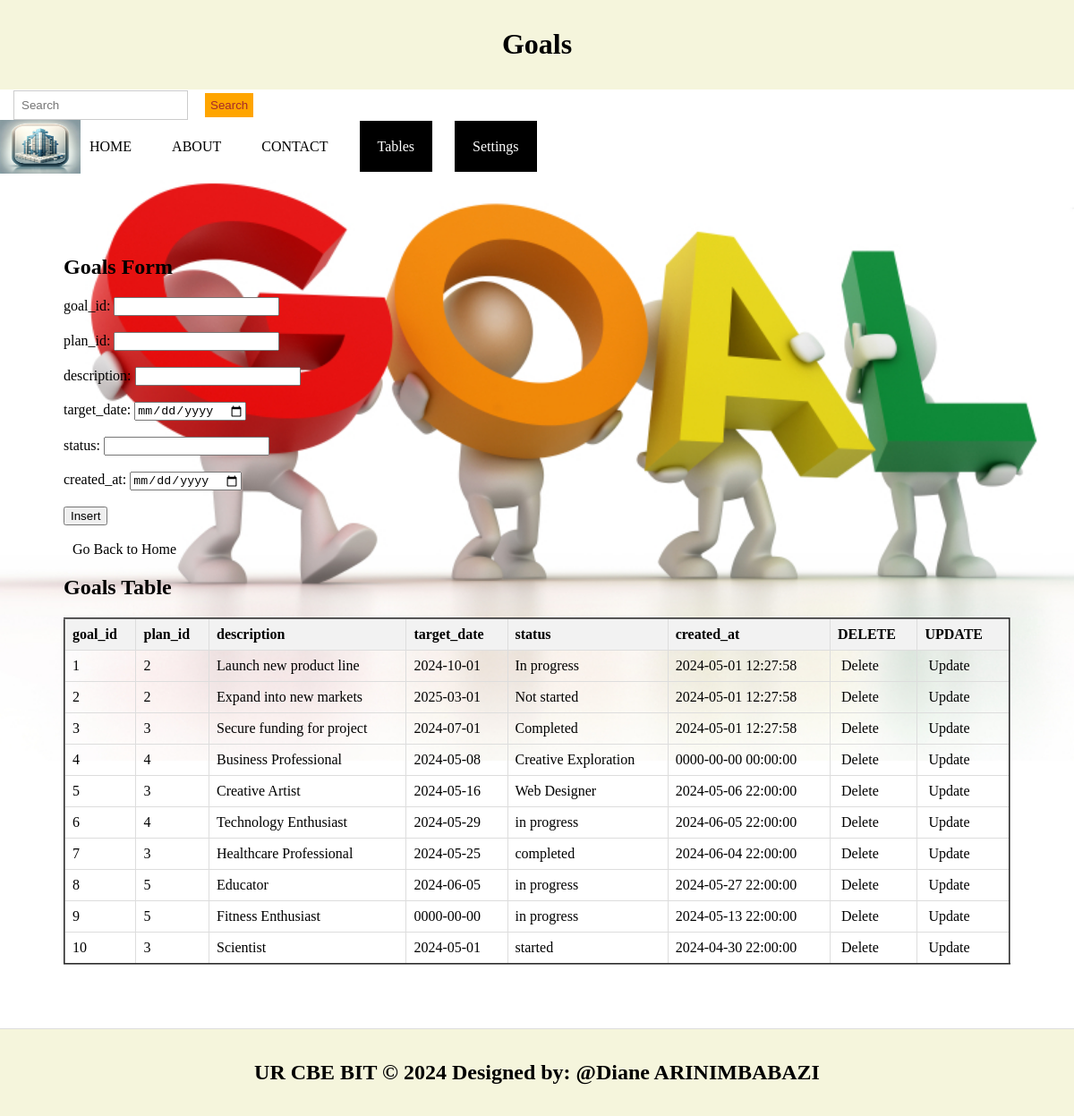
/goals.php, run on the app's committed database.
### tables this page shows
CREATE TABLE `goals` (
  `goal_id` int(11) NOT NULL,
  `plan_id` int(11) NOT NULL,
  `description` text NOT NULL,
  `target_date` date NOT NULL,
  `status` varchar(255) NOT NULL,
  `created_at` timestamp NOT NULL DEFAULT current_timestamp()
);

### goals.php (the view, shortened to what this page needs)
<!DOCTYPE html>
<html lang="en">
<head>
  <link rel="stylesheet" type="text/css" href="style.css" title="style 1" media="screen, tv, projection, handheld, print"/>
</head>
<body style="background-image: url('./Images/Goal.jpg');background-repeat: no-repeat;background-size:cover;">
  <header>
    <h1>Goals</h1>
  </header>
  <form class="d-flex" role="search" action="search.php">
    <input class="form-control me-2" type="search" placeholder="Search" aria-label="Search" name="query">
    <button class="btn btn-outline-success" type="submit">Search</button>
  </form>
  <ul>
    <img src="./Images/logo.png" width="90" height="60" alt="Logo">
    <li><a href="./home.html">HOME</a></li>
    <li><a href="./about.html">ABOUT</a></li>
    <li><a href="./contact.html">CONTACT</a></li>
    <li class="dropdown">
      <a href="#" style="padding: 20px; color: white; background-color:black; text-decoration: none;">Tables</a>
    </li>
    <li class="dropdown">
      <a href="#" style="padding: 20px; color: white; background-color:black; text-decoration: none;">Settings</a>
    </li>
  </ul>
  <section>
    <h1>Goals Form</h1>
    <form method="post" onsubmit="return confirm('Are you sure you want to insert this record?');">
      <label for="goal_id">goal_id:</label>
      <input type="number" id="goal_id" name="goal_id"><br><br>
      <label for="plan_id">plan_id:</label>
      <input type="number" id="plan_id" name="plan_id" required><br><br>
      <label for="description">description:</label>
      <input type="text" id="description" name="description" required><br><br>
      <label for="target_date">target_date:</label>
      <input type="date" id="target_date" name="target_date"><br><br>
      <label for="status">status:</label>
      <input type="text" id="status" name="status"><br><br>
      <label for="created_at">created_at:</label>
      <input type="date" id="created_at" name="created_at"><br><br>
      <input type="submit" name="add" value="Insert"><br><br>
      <a href="./home.html">Go Back to Home</a>
    </form>
    <h2>Goals Table</h2>
    <table border="2">
      <tr>
        <th>goal_id</th>
        <th>plan_id</th>
        <th>description</th>
        <th>target_date</th>
        <th>status</th>
        <th>created_at</th>
        <th>DELETE</th>
        <th>UPDATE</th>
      </tr>
      <?php
        include('database_connection.php');
        $sql = "SELECT * FROM goals";
        $result = $connection->query($sql);
        if ($result->num_rows > 0) {
            while ($row = $result->fetch_assoc()) {
                $goal_id = $row['goal_id'];
                echo "<tr>
                  <td>" . $row['goal_id'] . "</td>
                  <td>" . $row['plan_id'] . "</td>
                  <td>" . $row['description'] . "</td>
                  <td>" . $row['target_date'] . "</td>
                  <td>" . $row['status'] . "</td>
                  <td>" . $row['created_at'] . "</td>
                  <td><a style='padding:4px' href='Delete_goals.php?goal_id=$goal_id'>Delete</a></td>
                  <td><a style='padding:4px' href='update_goals.php?goal_id=$goal_id'>Update</a></td>
                </tr>";
            }
        } else {
            echo "<tr><td colspan='7'>No data found</td></tr>";
        }
      ?>
    </table>
  </section>
  <footer>
    <center>
      <b><h2>UR CBE BIT &copy 2024 Designed by: @Diane ARINIMBABAZI</h2></b>
    </center>
  </footer>
</body>
</html>

### style.css (style rules this page uses)
body { font-family: Arial, sans-serif; margin: 0; padding: 0; }
.form-control { padding: 8px; margin-left: 4px; border: 1px solid #ccc; }
.btn { padding: 6px; background-color: orange; color: brown; border: none; }
.dropdown { position: relative; display: inline; margin-right: 10px; }
body { font-family: Arial,sans-serif; margin:0; padding:0; }
header { background-color:darkgray; padding: 20px; }
.dropdown { position: right; display:right; direction:rtl; }
section { padding:28px; border-bottom: 1px solid #ddd; }
footer { text-align: center; padding: 15px; background-color:darkgray; }

### goals.php (style rules this page uses)
body { margin: 0; padding: 0; font-family: 'Times New Roman', serif; background: url('./Images/clinic.jpg') no-repeat center center/cover; height: 100vh; }
a { padding: 10px; color:white; text-decoration: none; margin-right: 15px; }
a:link { color:black; }
button.btn { margin-left: 15px; margin-top: 4px; }
input.form-control { margin-left: 15px; padding: 8px; }
section { padding: 71px; border-bottom: 1px solid #ddd; }
footer { text-align: center; padding: 15px; background-color: beige; }
header { background-color: beige; padding: 10px; text-align: center; }
ul { list-style-type: none; padding: 0; margin: 0; display: flex; align-items: center; }
li { margin-right: 10px; }
.dropdown { position: relative; display: inline-block; }
table { width: 100%; border-collapse: collapse; }
th, td { border: 1px solid #ddd; padding: 8px; text-align: left; }
th { background-color: #f2f2f2; }

### data on the page
goals: goal_id "1", plan "2", description "Launch new product line", target_date "2024-10-01", status "In progress", created_at "2024-05-01 12:27:58"
goals: goal_id "2", plan "2", description "Expand into new markets", target_date "2025-03-01", status "Not started", created_at "2024-05-01 12:27:58"
goals: goal_id "3", plan "3", description "Secure funding for project", target_date "2024-07-01", status "Completed", created_at "2024-05-01 12:27:58"
goals: goal_id "4", plan "4", description "Business Professional", target_date "2024-05-08", status "Creative Exploration", created_at "0000-00-00 00:00:00"
goals: goal_id "5", plan "3", description "Creative Artist", target_date "2024-05-16", status "Web Designer", created_at "2024-05-06 22:00:00"
goals: goal_id "6", plan "4", description "Technology Enthusiast", target_date "2024-05-29", status "in progress", created_at "2024-06-05 22:00:00"
goals: goal_id "7", plan "3", description "Healthcare Professional", target_date "2024-05-25", status "completed", created_at "2024-06-04 22:00:00"
goals: goal_id "8", plan "5", description "Educator", target_date "2024-06-05", status "in progress", created_at "2024-05-27 22:00:00"
goals: goal_id "9", plan "5", description "Fitness Enthusiast", target_date "0000-00-00", status "in progress", created_at "2024-05-13 22:00:00"
goals: goal_id "10", plan "3", description "Scientist", target_date "2024-05-01", status "started", created_at "2024-04-30 22:00:00"
